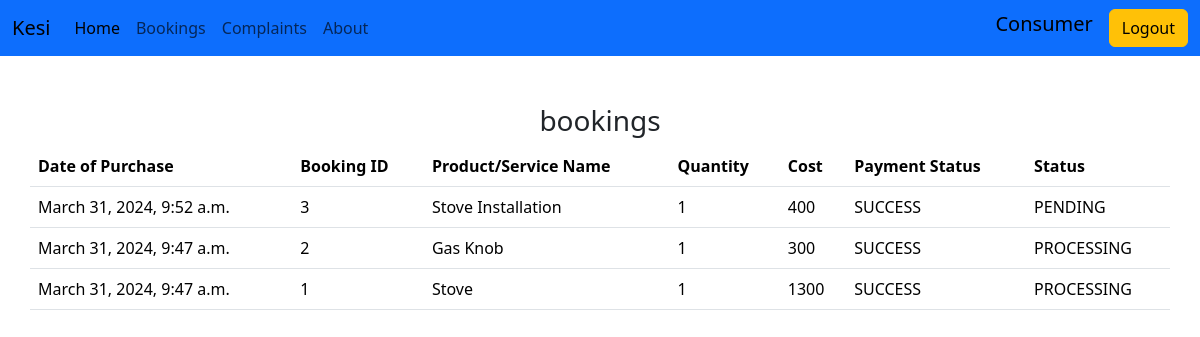
/consumer/bookings (signed in), run on the app's committed database.
### agencyapp/models.py (models this page shows)
class Bookings(models.Model):
    product_id = models.ForeignKey(Product, on_delete = models.CASCADE, blank = True, null = True)
    user_id = models.ForeignKey(User, on_delete=models.CASCADE)
    cost = models.IntegerField()
    booking_type = models.CharField(max_length=30, default='PRODUCT')
    product_qty = models.IntegerField(blank = True, null = True)
    payment_status = models.CharField(max_length = 30)
    delivery_status = models.CharField(max_length = 30)
    work_assigned = models.BooleanField(default = False)
    service_id = models.ForeignKey(Service, on_delete=models.CASCADE, blank = True, null = True)
    created_at = models.DateTimeField(auto_now_add = True)

class Service(models.Model):
    service_name = models.CharField(max_length = 30)
    service_rate = models.IntegerField()
    service_description = models.CharField(max_length = 300)
    branch_id = models.ForeignKey(Branch, on_delete=models.CASCADE)

class Product(models.Model):
    product_name = models.CharField(max_length=50)
    product_description = models.CharField(max_length=300)
    product_rate = models.IntegerField(default = 0)
    stock = models.IntegerField(default=0)
    branch_id = models.ForeignKey(Branch, on_delete=models.CASCADE)

### agencyapp/views.py (the view)
# urls.py: path('bookings',views.viewBooking, name="bookings"),
def bookings(request):
    bookings = Bookings.objects.filter(user_id = request.session['user_id']).order_by('-created_at')
    return render(request, 'consumer/bookings.html',{'bookings':bookings})

### agencyapp/checklogin.py (called while the page is built)
    def __call__(self, request):
        allowed_paths = ['','logins','signup']
        if 'user_id' in request.session or request.path.strip('/') in allowed_paths:
            response = self.get_response(request)
            return response
        else:
            return redirect('loginpage')

### agencyapp/templates/consumer/bookings.html (shortened to what this page needs)
<!DOCTYPE html>
<html lang="en">
<head>
    <link href="https://cdn.jsdelivr.net/npm/bootstrap@5.3.2/dist/css/bootstrap.min.css" rel="stylesheet"
>
</head>
<body>
    {% include "consumer/consumer-nav.html" %}
    <div class="container mt-5">
        <h3 class="text-center">bookings</h3>
        <div class="row">
            <table class="table">
                <thead>
                    <tr>
                        <th scope="col">Date of Purchase</th>
                        <th scope="col">Booking ID</th>
                        <th scope="col">Product/Service Name</th>
                        <th scope="col">Quantity</th>
                        <th scope="col">Cost</th>
                        <th scope="col">Payment Status</th>
                        <th scope="col">Status</th>
                    </tr>
                </thead>
                <tbody>
                    {% for booking in bookings %}
                    <tr>
                        <td>{{booking.created_at}}</td>
                        <td scope="row">{{booking.id}}</td>
                        {% if booking.booking_type == 'PRODUCT' %}
                        <td>{{ booking.product_id.product_name }}</td>
                        {% else %}
                        <td>{{ booking.service_id.service_name }}</td>
                        {% endif %}
                        <td>{{booking.product_qty}}</td>
                        <td>{{ booking.cost }}</td>
                        <td>{{booking.payment_status}}</td>
                        <td>{{booking.delivery_status}}</td>
                    </tr>
                    {% endfor %}
                </tbody>
            </table>
        </div>
    </div>
</body>
</html>

### data on the page
Bookings: created_at "March 31, 2024, 9:52 a.m.", id "3", service_id.service_name "Stove Installation", product_qty "1", cost "400", payment_status "SUCCESS", delivery_status "PENDING"
Bookings: created_at "March 31, 2024, 9:47 a.m.", id "2", product_id.product_name "Gas Knob", product_qty "1", cost "300", payment_status "SUCCESS", delivery_status "PROCESSING"
Bookings: created_at "March 31, 2024, 9:47 a.m.", id "1", product_id.product_name "Stove", product_qty "1", cost "1300", payment_status "SUCCESS", delivery_status "PROCESSING"
